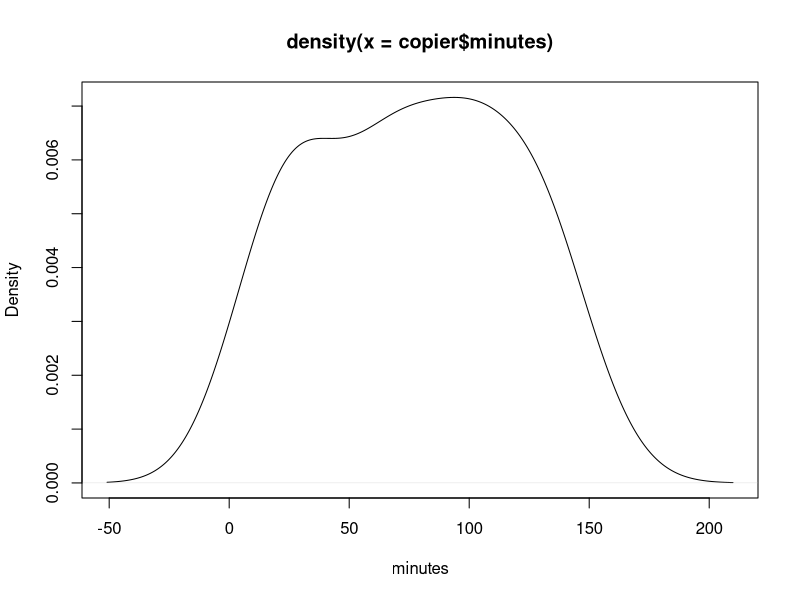
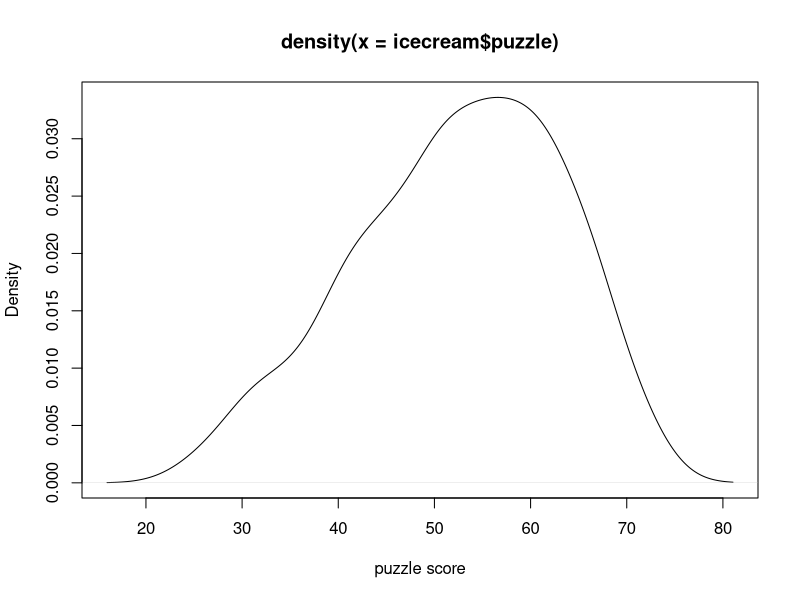
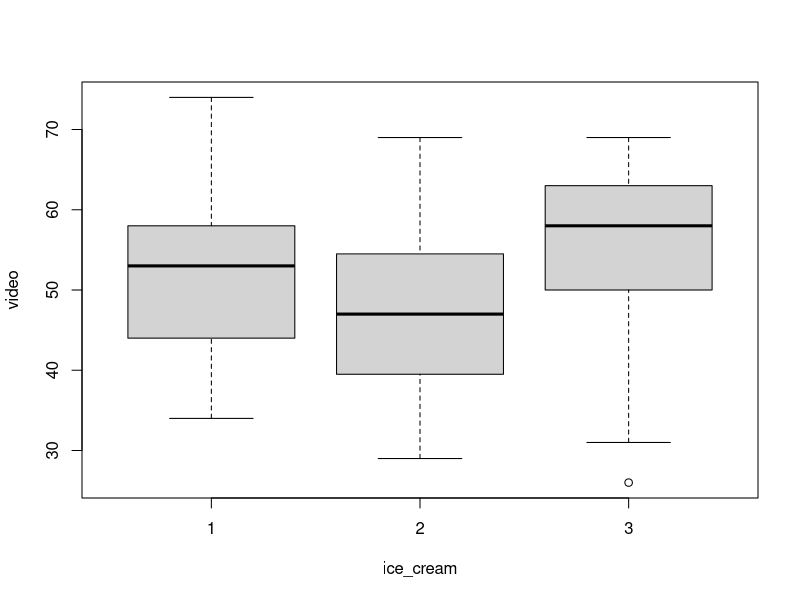
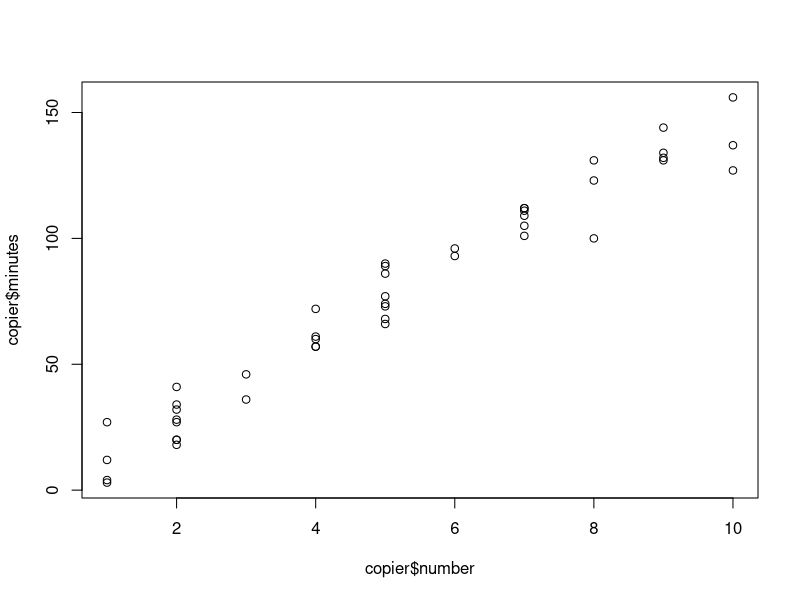
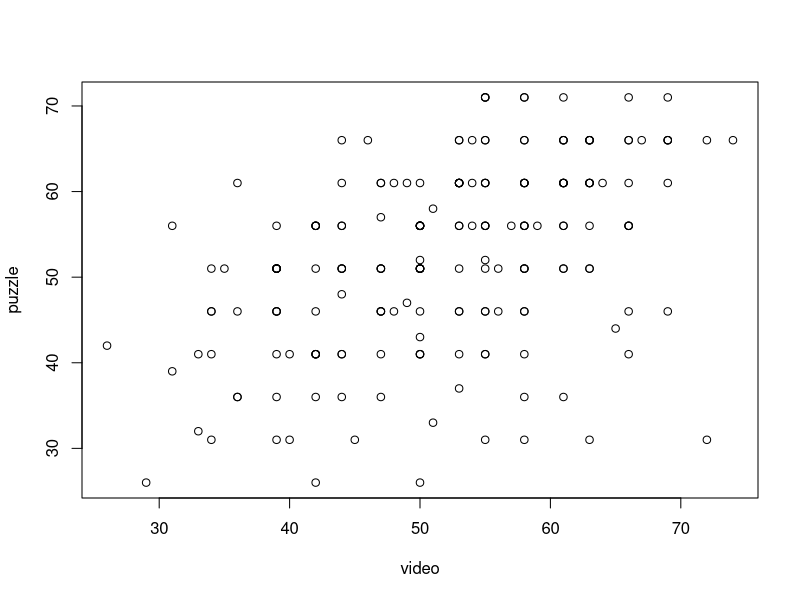
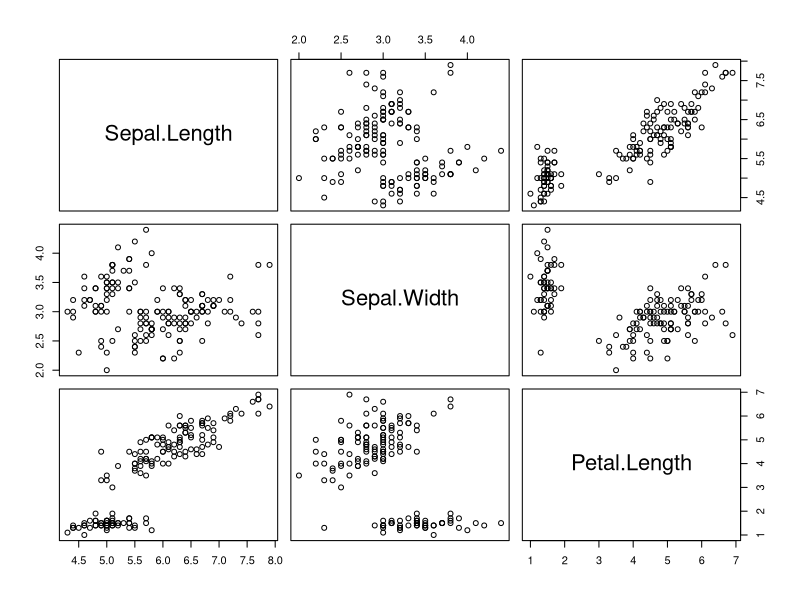
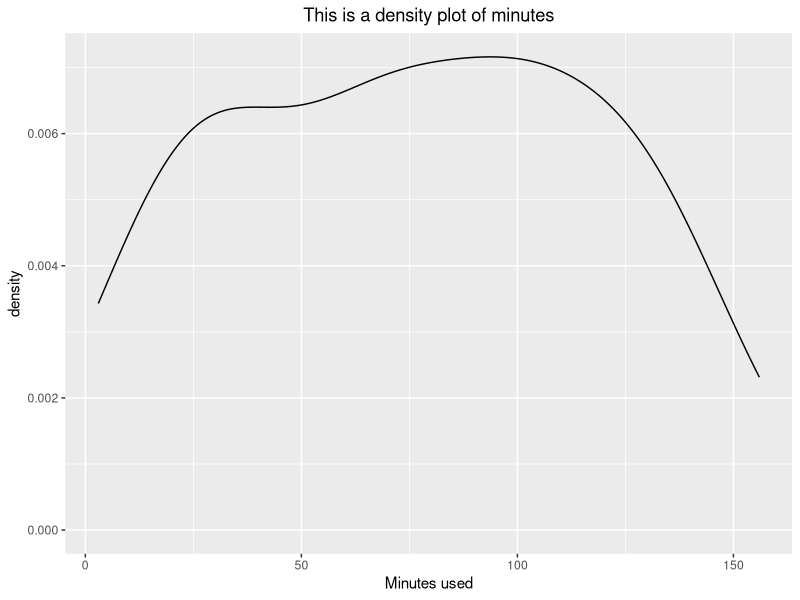
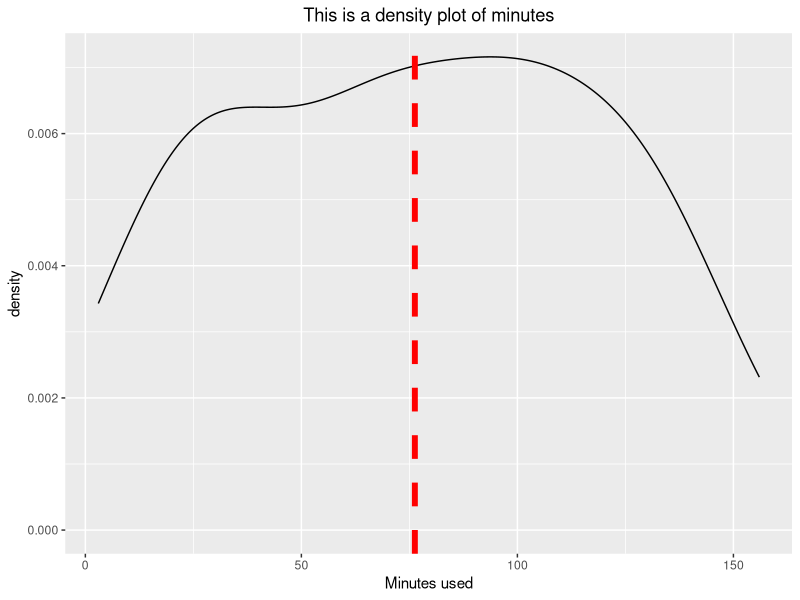

Generate these figures, in order, with R:
## ---- chunk 1
library(dplyr)
library(ggplot2)

icecream <- read.table("data/icecream.txt")
dim(icecream)
icecream$ice_cream <- as.factor(icecream$ice_cream)

copier <- read.table("data/CH01PR20.txt")
dim(copier)
colnames(copier)=c("minutes","number")

puzzle.summary <- icecream %>% group_by(ice_cream) %>% summarise(Mean=mean(puzzle),
            Variance=var(puzzle))%>%as.data.frame()
## ---- chunk 2
plot(density(copier$minutes),xlab="minutes")#,ylab="density")
plot(density(icecream$puzzle),xlab="puzzle score")
boxplot(video~ice_cream, data=icecream)
## ---- chunk 3
plot(x=copier$number,y=copier$minutes)
plot(puzzle~video, data=icecream)#response againt predictors
# by default, it's x axis first, then y axis. or you can specify
## ---- chunk 4
head(iris)
cor(iris[,1:3])
pairs(iris[,1:3])
## ---- chunk 5
#install.packages("ggplot2")
library(ggplot2)
## ---- chunk 6
p <- ggplot(data=copier, mapping=aes(x=minutes)) + 
  geom_density() +
  xlab("Minutes used") +
  ggtitle("This is a density plot of minutes") +
  theme(plot.title = element_text(hjust = 0.5))
p
## ---- chunk 7
p + geom_vline(aes(xintercept=mean(minutes)),
              color="red", linetype="dashed", size=2) #change dotted, or size 
## ---- chunk 8
p <- ggplot(icecream, aes(x=ice_cream, y=puzzle)) + 
  geom_boxplot()
p
## ---- chunk 9
q <- ggplot(icecream) + 
  geom_boxplot(aes(x=ice_cream, y=puzzle) )
q
## ---- chunk 10
q + geom_point(data=puzzle.summary,aes(x=ice_cream, y=Mean), shape=18, col="blue", size=3)
p + stat_summary(fun.y=mean, geom="point", shape=7,col="red", size=4)
q + stat_summary(aes(x=ice_cream, y=puzzle),fun.y=mean, geom="point", shape=7,col="red", size=4)
#a little bit different, q don't have the aes settings, just different ways to do the calculation. 
## ---- chunk 11
p <- ggplot(copier,aes(x=number, y=minutes)) + 
  geom_point()
p
## ---- chunk 12
p + theme_bw()
p + theme_classic()
## ---- chunk 13
p <- ggplot(icecream,aes(x=video, y=puzzle, col=ice_cream,shape=ice_cream)) +
  geom_point()
p
## ---- chunk 14
icecream$female=as.factor(icecream$female)

p <- ggplot(icecream,aes(x=video, y=puzzle, col=female,shape=female)) +
  geom_point()
p

p <- ggplot(icecream,aes(x=ice_cream, y=puzzle, col=female,shape=female)) +
  geom_point()
p
## ---- chunk 15
p <- ggplot(icecream, aes(x=ice_cream, y=puzzle,fill=ice_cream)) + 
  geom_boxplot()
p

p <- ggplot(icecream, aes(x=ice_cream, y=puzzle,fill=female)) + 
  geom_boxplot()
p

p+scale_fill_hue(l=70, c=80) #many other ways to change the color/theme/type, etc
